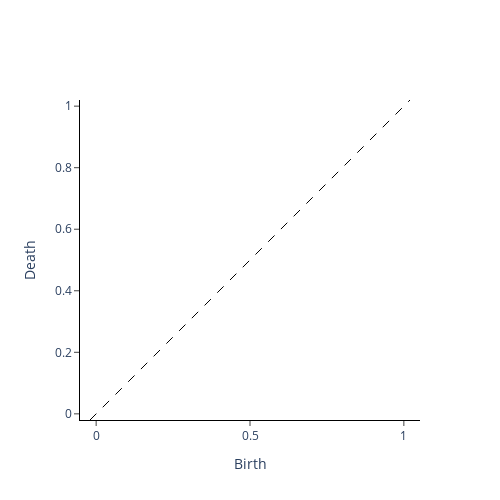

Write notebook code for a chart like this one.
### Code cell
cubical_persistence.plot(class_4_cubical_persistence)

### Figure 1 — Plotly figure (JSON) as saved in the notebook; plotly's stock layout.template omitted (floating-point values rounded to 4 significant figures)
{"data": [{"hoverinfo": "none", "line": {"color": "black", "dash": "dash", "width": 1}, "mode": "lines", "showlegend": false, "type": "scatter", "x": [-0.02, 1.02], "y": [-0.02, 1.02]}, {"hoverinfo": "text", "hovertext": [], "mode": "markers", "name": "H0", "type": "scatter", "x": [], "y": []}, {"hoverinfo": "text", "hovertext": [], "mode": "markers", "name": "H1", "type": "scatter", "x": [], "y": []}], "layout": {"height": 500, "plot_bgcolor": "white", "width": 500, "xaxis": {"autorange": false, "exponentformat": "e", "linecolor": "black", "linewidth": 1, "mirror": false, "range": [-0.02, 1.02], "showexponent": "all", "showline": true, "side": "bottom", "ticks": "outside", "title": {"text": "Birth"}, "type": "linear", "zeroline": true}, "yaxis": {"autorange": false, "exponentformat": "e", "linecolor": "black", "linewidth": 1, "mirror": false, "range": [-0.02, 1.02], "scaleanchor": "x", "scaleratio": 1, "showexponent": "all", "showline": true, "side": "left", "ticks": "outside", "title": {"text": "Death"}, "type": "linear", "zeroline": true}}}
